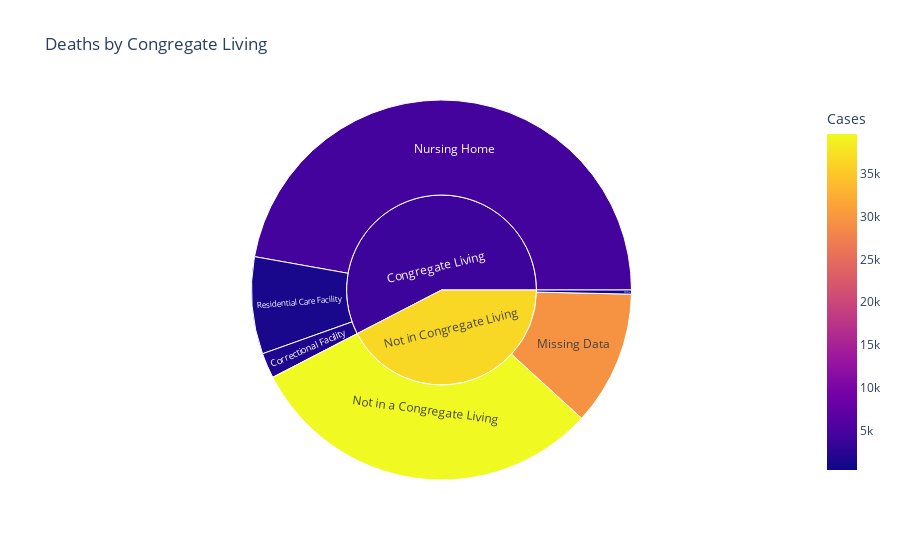

The notebook cell this image was saved under:
### Code cell
fig = px.sunburst(df.reset_index(), path=['Congregate_Living', 'Living_Situation'], values='Deaths',
                  color='Cases', hover_data=['Deaths'], title = 'Deaths by Congregate Living')
fig.show()

### Figure 1 — Plotly figure (JSON) as saved in the notebook; plotly's stock layout.template omitted (floating-point values rounded to 4 significant figures)
{"data": [{"branchvalues": "total", "customdata": [[31, 1764], [165, 29479], [441, 39625], [680, 4667], [5, 413], [119, 1362], [830, 4085.0], [611, 36560.0]], "domain": {"x": [0, 1], "y": [0, 1]}, "hovertemplate": "labels=%{label}<br>Deaths=%{customdata[0]}<br>parent=%{parent}<br>id=%{id}<br>Cases=%{color}<extra></extra>", "ids": ["Congregate Living/Correctional Facility", "Not in Congregate Living/Missing Data", "Not in Congregate Living/Not in a Congregate Living", "Congregate Living/Nursing Home", "Not in Congregate Living/Other", "Congregate Living/Residential Care Facility", "Congregate Living", "Not in Congregate Living"], "labels": ["Correctional Facility", "Missing Data", "Not in a Congregate Living", "Nursing Home", "Other", "Residential Care Facility", "Congregate Living", "Not in Congregate Living"], "marker": {"coloraxis": "coloraxis", "colors": [1764, 29479, 39625, 4667, 413, 1362, 4085.0, 36560.0]}, "name": "", "parents": ["Congregate Living", "Not in Congregate Living", "Not in Congregate Living", "Congregate Living", "Not in Congregate Living", "Congregate Living", "", ""], "type": "sunburst", "values": [31, 165, 441, 680, 5, 119, 830, 611]}], "layout": {"autosize": true, "coloraxis": {"colorbar": {"title": {"text": "Cases"}}, "colorscale": [[0, "#0d0887"], [0.1111, "#46039f"], [0.2222, "#7201a8"], [0.3333, "#9c179e"], [0.4444, "#bd3786"], [0.5556, "#d8576b"], [0.6667, "#ed7953"], [0.7778, "#fb9f3a"], [0.8889, "#fdca26"], [1, "#f0f921"]]}, "legend": {"tracegroupgap": 0}, "title": {"text": "Deaths by Congregate Living"}}}
